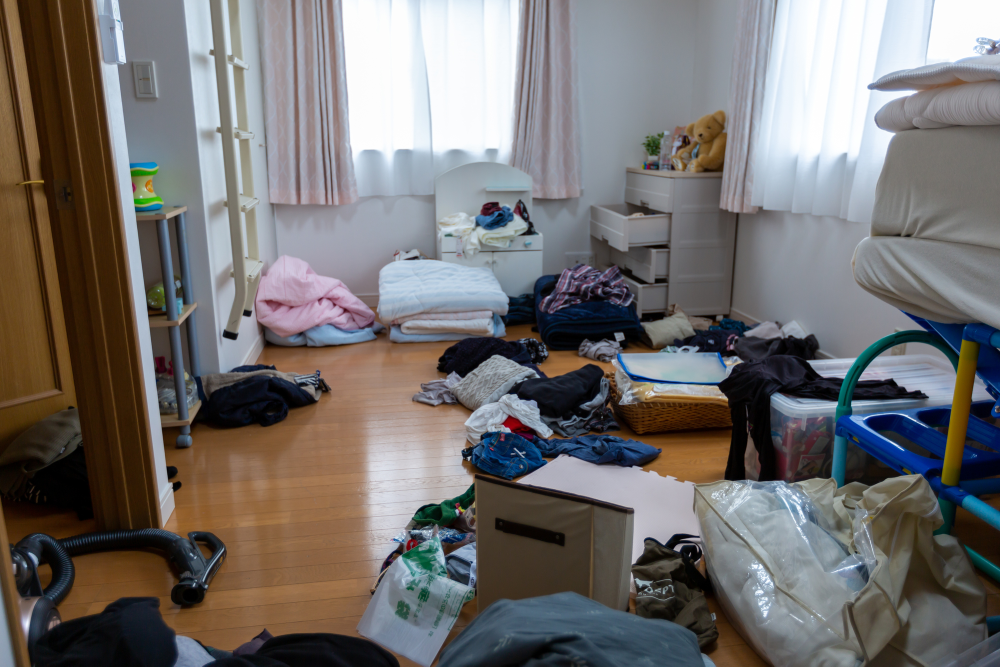
#> input picture backend/analyze/sample.jpg, 2000 x 1333 px (shown at 1/2 size)
$ python -i contour_utils.py   (imports and definitions only)
#> lines starting #> are read from the running program, lines starting #| are printed output that depends on the picture; after the words box and inside, x2 and y2 are one past the last pixel; in counts of white or black regions, pixels touching at a corner belong together
#> further down, picture is the input picture: shape (1333, 2000, 3); mean B, G, R 110.5, 111.7, 115.1
import cv2

max_length = 900

def find_obeya_contours(frame):
    # 輪郭を検出する関数
    gray_frame = cv2.cvtColor(frame, cv2.COLOR_BGR2GRAY)
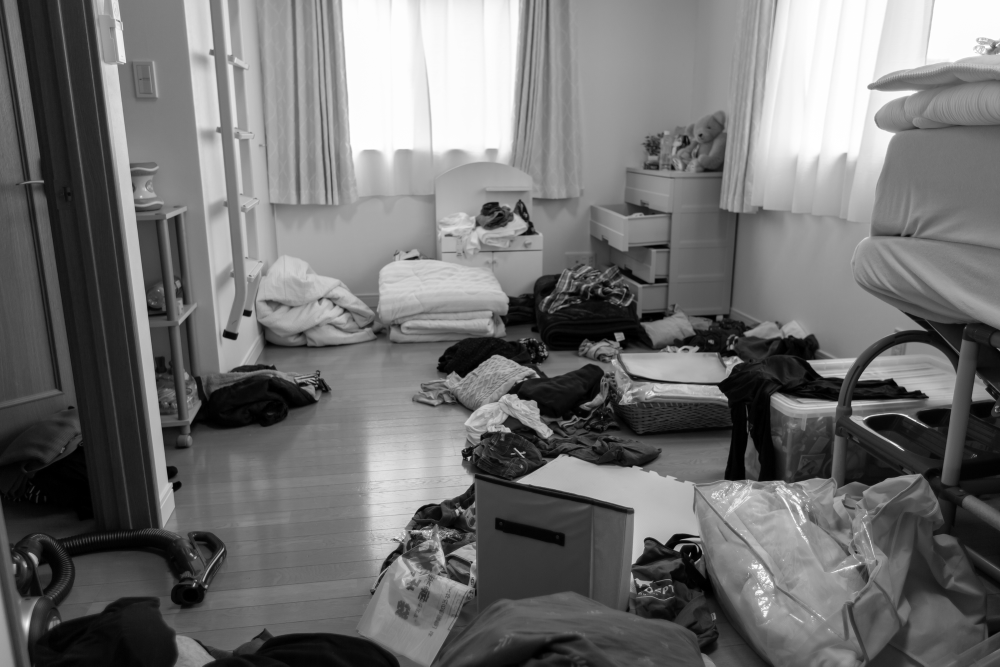
#> gray_frame: shape (1333, 2000) (shown at 1/2 size); min 0, max 255, mean 112.6
    canny_frame = cv2.Canny(gray_frame, 120,200)
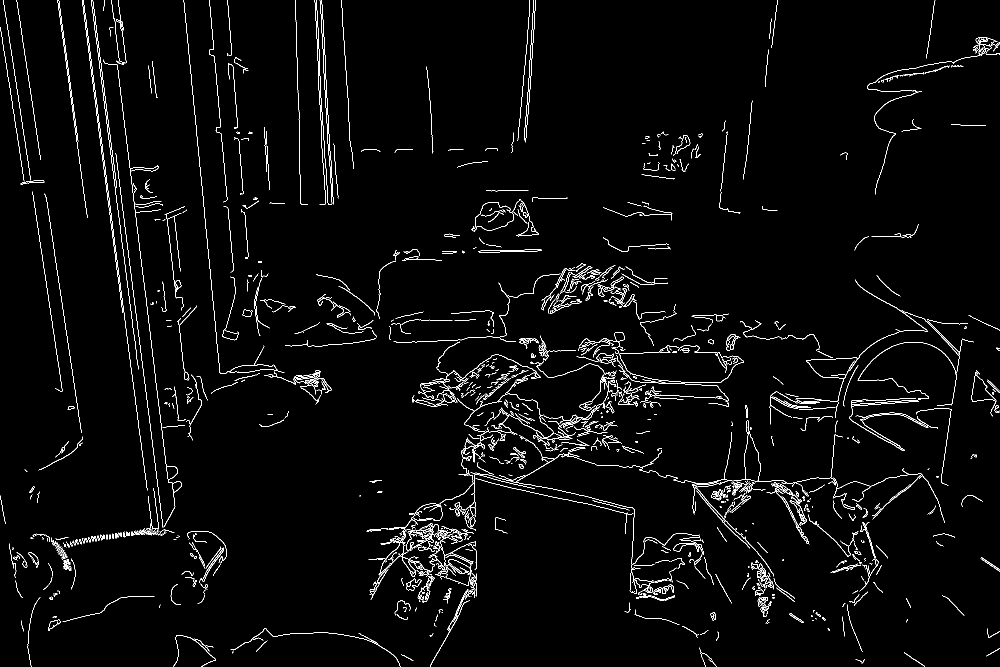
#> canny_frame: shape (1333, 2000) (shown at 1/2 size); 2.5% white in thin lines or dots
    contours, _ = cv2.findContours(canny_frame, cv2.RETR_TREE, cv2.CHAIN_APPROX_NONE)
#> contours = 1443 contours, 1236 with area under 20; largest, box (x1, y1, x2, y2) and area: (943, 399, 1078, 473) 3135, (950, 404, 1028, 461) 3002, (445, 658, 477, 681) 402, (445, 658, 477, 681) 396, (1259, 1137, 1307, 1188) 392
    obeya_contours = []
    for contour in contours:
        arc_length = cv2.arcLength(contour, True)
        if 100 < arc_length < max_length:
            obeya_contours.append(contour)
#> this loop made 1443 passes
#> arc_length on passes 1 to 3: 42.53, 54.53, 57.94
#> after the loop, obeya_contours = 272 contours, 163 with area under 20; largest, box (x1, y1, x2, y2) and area: (943, 399, 1078, 473) 3135, (950, 404, 1028, 461) 3002, (1259, 1137, 1307, 1188) 392, (860, 1178, 937, 1333) 340, (812, 1157, 843, 1182) 325
    return obeya_contours

>>> import cv2
>>> picture = cv2.imread('../sample.jpg')
>>> result = find_obeya_contours(picture)
#> result has the same summary as obeya_contours in find_obeya_contours

$ run again, on backend/analyze/test.jpg
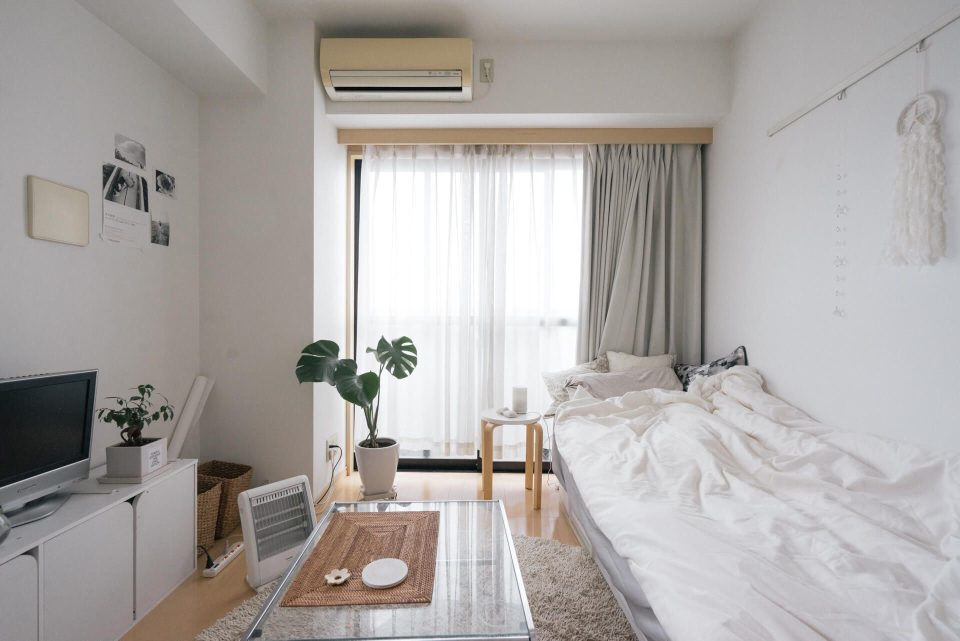
#> input picture backend/analyze/test.jpg, 1920 x 1281 px (shown at 1/2 size)
#> picture is the input picture: shape (1281, 1920, 3); mean B, G, R 165.1, 167.5, 171.7
#> in find_obeya_contours, `gray_frame = cv2.cvtColor(frame, cv2.COLOR_BGR2GRAY)`:
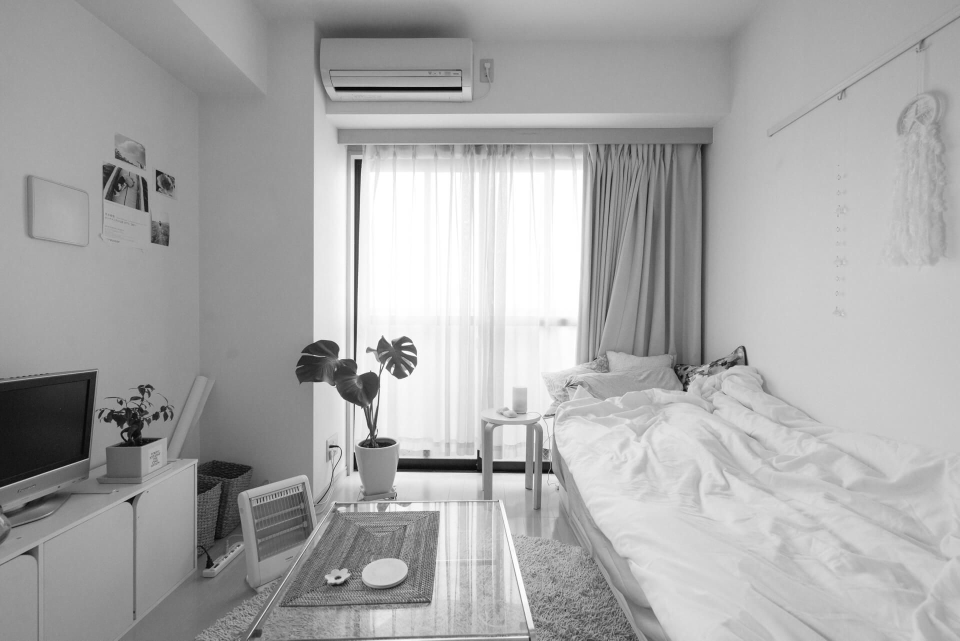
#> gray_frame: shape (1281, 1920) (shown at 1/2 size); min 0, max 255, mean 168.5
#> in find_obeya_contours, `canny_frame = cv2.Canny(gray_frame, 120,200)`:
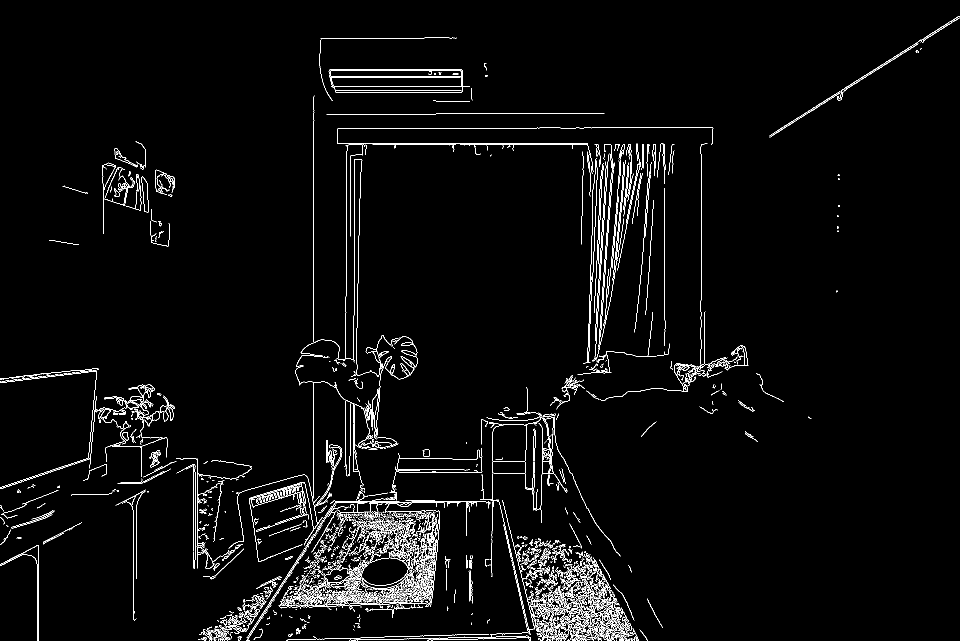
#> canny_frame: shape (1281, 1920) (shown at 1/2 size); 2.9% white in thin lines or dots
#> contours = 2734 contours, 2499 with area under 20; largest, box (x1, y1, x2, y2) and area: (657, 139, 925, 186) 11280, (659, 149, 923, 174) 5443, (793, 896, 965, 946) 4693, (793, 899, 965, 946) 4685, (668, 153, 925, 186) 2934
#> the loop in find_obeya_contours, `for contour in contours:` made 2734 passes
#> arc_length on passes 2 to 4: 6.83, 5.41, 9.66
#> after the loop in find_obeya_contours, `for contour in contours:`: obeya_contours = 239 contours, 120 with area under 20; largest, box (x1, y1, x2, y2) and area: (793, 896, 965, 946) 4693, (793, 899, 965, 946) 4685, (660, 141, 923, 153) 2876, (502, 967, 606, 1014) 1588, (985, 922, 1051, 947) 1533
#> result has the same summary as obeya_contours in find_obeya_contours
